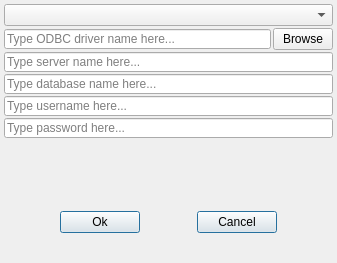
<?xml version="1.0" encoding="UTF-8"?>
<!--
#############################################################################
# Copyright (C) 2017 - 2018 VTT Technical Research Centre of Finland
#
# This file is part of Spine Toolbox.
#
# Spine Toolbox is free software: you can redistribute it and/or modify
# it under the terms of the GNU Lesser General Public License as published by
# the Free Software Foundation, either version 3 of the License, or
# (at your option) any later version.
#
# This program is distributed in the hope that it will be useful,
# but WITHOUT ANY WARRANTY; without even the implied warranty of
# MERCHANTABILITY or FITNESS FOR A PARTICULAR PURPOSE.  See the
# GNU Lesser General Public License for more details.
#
# You should have received a copy of the GNU Lesser General Public License
# along with this program.  If not, see <http://www.gnu.org/licenses/>.
#############################################################################
-->
<ui version="4.0">
 <class>Form</class>
 <widget class="QWidget" name="Form">
  <property name="windowModality">
   <enum>Qt::ApplicationModal</enum>
  </property>
  <property name="geometry">
   <rect>
    <x>0</x>
    <y>0</y>
    <width>337</width>
    <height>263</height>
   </rect>
  </property>
  <property name="sizePolicy">
   <sizepolicy hsizetype="Fixed" vsizetype="Fixed">
    <horstretch>0</horstretch>
    <verstretch>0</verstretch>
   </sizepolicy>
  </property>
  <property name="windowTitle">
   <string>Add Connection String</string>
  </property>
  <layout class="QVBoxLayout" name="verticalLayout_2">
   <property name="spacing">
    <number>0</number>
   </property>
   <property name="leftMargin">
    <number>0</number>
   </property>
   <property name="topMargin">
    <number>0</number>
   </property>
   <property name="rightMargin">
    <number>0</number>
   </property>
   <property name="bottomMargin">
    <number>0</number>
   </property>
   <item>
    <layout class="QVBoxLayout" name="verticalLayout">
     <property name="spacing">
      <number>2</number>
     </property>
     <property name="leftMargin">
      <number>4</number>
     </property>
     <property name="topMargin">
      <number>4</number>
     </property>
     <property name="rightMargin">
      <number>4</number>
     </property>
     <property name="bottomMargin">
      <number>4</number>
     </property>
     <item>
      <widget class="QComboBox" name="comboBox_dsn"/>
     </item>
     <item>
      <layout class="QHBoxLayout" name="horizontalLayout">
       <item>
        <widget class="QLineEdit" name="lineEdit_driver">
         <property name="sizePolicy">
          <sizepolicy hsizetype="Expanding" vsizetype="Fixed">
           <horstretch>0</horstretch>
           <verstretch>0</verstretch>
          </sizepolicy>
         </property>
         <property name="minimumSize">
          <size>
           <width>220</width>
           <height>20</height>
          </size>
         </property>
         <property name="maximumSize">
          <size>
           <width>5000</width>
           <height>20</height>
          </size>
         </property>
         <property name="toolTip">
          <string>&lt;html&gt;&lt;head/&gt;&lt;body&gt;&lt;p&gt;ODBC driver (required)&lt;/p&gt;&lt;/body&gt;&lt;/html&gt;</string>
         </property>
         <property name="placeholderText">
          <string>Type ODBC driver name here...</string>
         </property>
         <property name="clearButtonEnabled">
          <bool>true</bool>
         </property>
        </widget>
       </item>
       <item>
        <widget class="QPushButton" name="pushButton_browse">
         <property name="maximumSize">
          <size>
           <width>60</width>
           <height>16777215</height>
          </size>
         </property>
         <property name="text">
          <string>Browse</string>
         </property>
        </widget>
       </item>
      </layout>
     </item>
     <item>
      <widget class="QLineEdit" name="lineEdit_server">
       <property name="sizePolicy">
        <sizepolicy hsizetype="Expanding" vsizetype="Fixed">
         <horstretch>0</horstretch>
         <verstretch>0</verstretch>
        </sizepolicy>
       </property>
       <property name="minimumSize">
        <size>
         <width>220</width>
         <height>20</height>
        </size>
       </property>
       <property name="maximumSize">
        <size>
         <width>5000</width>
         <height>20</height>
        </size>
       </property>
       <property name="toolTip">
        <string>&lt;html&gt;&lt;head/&gt;&lt;body&gt;&lt;p&gt;Server (required)&lt;/p&gt;&lt;/body&gt;&lt;/html&gt;</string>
       </property>
       <property name="placeholderText">
        <string>Type server name here...</string>
       </property>
       <property name="clearButtonEnabled">
        <bool>true</bool>
       </property>
      </widget>
     </item>
     <item>
      <widget class="QLineEdit" name="lineEdit_database">
       <property name="sizePolicy">
        <sizepolicy hsizetype="Expanding" vsizetype="Fixed">
         <horstretch>0</horstretch>
         <verstretch>0</verstretch>
        </sizepolicy>
       </property>
       <property name="minimumSize">
        <size>
         <width>220</width>
         <height>20</height>
        </size>
       </property>
       <property name="maximumSize">
        <size>
         <width>5000</width>
         <height>20</height>
        </size>
       </property>
       <property name="toolTip">
        <string>&lt;html&gt;&lt;head/&gt;&lt;body&gt;&lt;p&gt;Database (required)&lt;/p&gt;&lt;/body&gt;&lt;/html&gt;</string>
       </property>
       <property name="placeholderText">
        <string>Type database name here...</string>
       </property>
       <property name="clearButtonEnabled">
        <bool>true</bool>
       </property>
      </widget>
     </item>
     <item>
      <widget class="QLineEdit" name="lineEdit_username">
       <property name="sizePolicy">
        <sizepolicy hsizetype="Expanding" vsizetype="Fixed">
         <horstretch>0</horstretch>
         <verstretch>0</verstretch>
        </sizepolicy>
       </property>
       <property name="minimumSize">
        <size>
         <width>220</width>
         <height>20</height>
        </size>
       </property>
       <property name="maximumSize">
        <size>
         <width>5000</width>
         <height>20</height>
        </size>
       </property>
       <property name="toolTip">
        <string>&lt;html&gt;&lt;head/&gt;&lt;body&gt;&lt;p&gt;Username (optional)&lt;/p&gt;&lt;/body&gt;&lt;/html&gt;</string>
       </property>
       <property name="placeholderText">
        <string>Type username here...</string>
       </property>
       <property name="clearButtonEnabled">
        <bool>true</bool>
       </property>
      </widget>
     </item>
     <item>
      <widget class="QLineEdit" name="lineEdit_password">
       <property name="sizePolicy">
        <sizepolicy hsizetype="Expanding" vsizetype="Fixed">
         <horstretch>0</horstretch>
         <verstretch>0</verstretch>
        </sizepolicy>
       </property>
       <property name="minimumSize">
        <size>
         <width>220</width>
         <height>20</height>
        </size>
       </property>
       <property name="maximumSize">
        <size>
         <width>5000</width>
         <height>20</height>
        </size>
       </property>
       <property name="toolTip">
        <string>&lt;html&gt;&lt;head/&gt;&lt;body&gt;&lt;p&gt;Password (optional)&lt;/p&gt;&lt;/body&gt;&lt;/html&gt;</string>
       </property>
       <property name="placeholderText">
        <string>Type password here...</string>
       </property>
       <property name="clearButtonEnabled">
        <bool>true</bool>
       </property>
      </widget>
     </item>
     <item>
      <spacer name="verticalSpacer">
       <property name="orientation">
        <enum>Qt::Vertical</enum>
       </property>
       <property name="sizeHint" stdset="0">
        <size>
         <width>20</width>
         <height>44</height>
        </size>
       </property>
      </spacer>
     </item>
     <item>
      <layout class="QHBoxLayout" name="horizontalLayout_2">
       <property name="spacing">
        <number>0</number>
       </property>
       <property name="leftMargin">
        <number>0</number>
       </property>
       <property name="topMargin">
        <number>6</number>
       </property>
       <property name="rightMargin">
        <number>0</number>
       </property>
       <property name="bottomMargin">
        <number>6</number>
       </property>
       <item>
        <spacer name="horizontalSpacer">
         <property name="orientation">
          <enum>Qt::Horizontal</enum>
         </property>
         <property name="sizeHint" stdset="0">
          <size>
           <width>40</width>
           <height>20</height>
          </size>
         </property>
        </spacer>
       </item>
       <item>
        <widget class="QPushButton" name="pushButton_ok">
         <property name="text">
          <string>Ok</string>
         </property>
         <property name="default">
          <bool>true</bool>
         </property>
        </widget>
       </item>
       <item>
        <spacer name="horizontalSpacer_3">
         <property name="orientation">
          <enum>Qt::Horizontal</enum>
         </property>
         <property name="sizeHint" stdset="0">
          <size>
           <width>40</width>
           <height>20</height>
          </size>
         </property>
        </spacer>
       </item>
       <item>
        <widget class="QPushButton" name="pushButton_cancel">
         <property name="text">
          <string>Cancel</string>
         </property>
         <property name="default">
          <bool>true</bool>
         </property>
        </widget>
       </item>
       <item>
        <spacer name="horizontalSpacer_2">
         <property name="orientation">
          <enum>Qt::Horizontal</enum>
         </property>
         <property name="sizeHint" stdset="0">
          <size>
           <width>40</width>
           <height>20</height>
          </size>
         </property>
        </spacer>
       </item>
      </layout>
     </item>
    </layout>
   </item>
   <item>
    <layout class="QHBoxLayout" name="horizontalLayout_statusbar_placeholder">
     <property name="bottomMargin">
      <number>0</number>
     </property>
     <item>
      <widget class="QWidget" name="widget_invisible_dummy" native="true">
       <property name="sizePolicy">
        <sizepolicy hsizetype="Fixed" vsizetype="Fixed">
         <horstretch>0</horstretch>
         <verstretch>0</verstretch>
        </sizepolicy>
       </property>
       <property name="minimumSize">
        <size>
         <width>0</width>
         <height>20</height>
        </size>
       </property>
       <property name="maximumSize">
        <size>
         <width>0</width>
         <height>20</height>
        </size>
       </property>
      </widget>
     </item>
    </layout>
   </item>
  </layout>
 </widget>
 <tabstops>
  <tabstop>lineEdit_driver</tabstop>
  <tabstop>lineEdit_server</tabstop>
  <tabstop>pushButton_ok</tabstop>
  <tabstop>pushButton_cancel</tabstop>
 </tabstops>
 <resources/>
 <connections/>
</ui>
